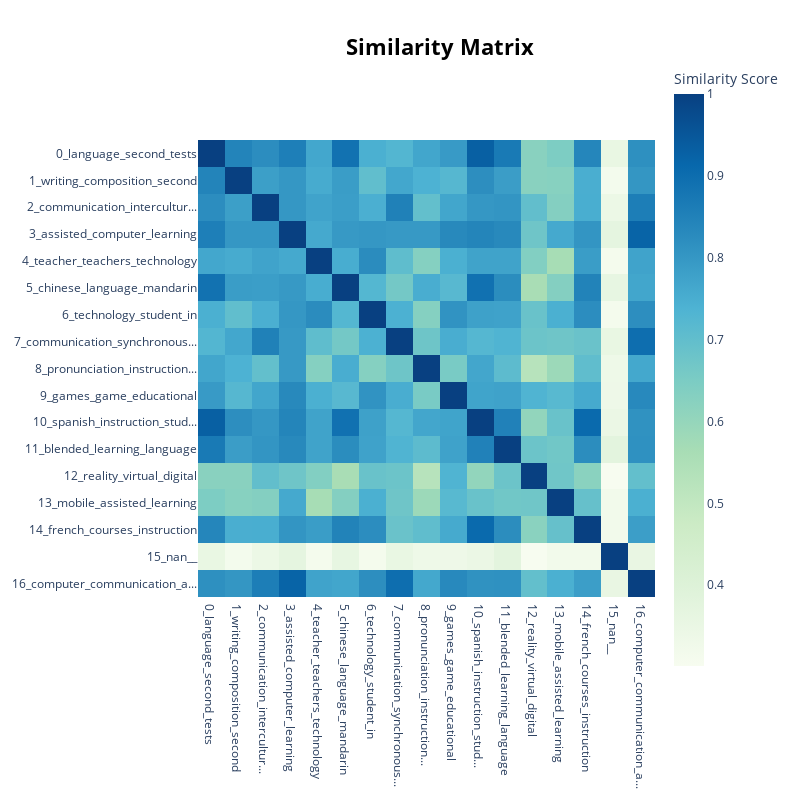

The notebook cell this image was saved under:
### Code cell
model.visualize_heatmap()

### Figure 1 — Plotly figure (JSON) as saved in the notebook; plotly's stock layout.template omitted (floating-point values rounded to 4 significant figures; data arrays with more than 128 entries replaced by an {"elided": "..."} marker saying what was removed)
{"data": [{"coloraxis": "coloraxis", "hovertemplate": "x: %{x}<br>y: %{y}<br>Similarity Score: %{z}<extra></extra>", "name": "0", "type": "heatmap", "x": ["0_language_second_tests", "1_writing_composition_second", "2_communication_intercultur...", "3_assisted_computer_learning", "4_teacher_teachers_technology", "5_chinese_language_mandarin", "6_technology_student_in", "7_communication_synchronous...", "8_pronunciation_instruction...", "9_games_game_educational", "10_spanish_instruction_stud...", "11_blended_learning_language", "12_reality_virtual_digital", "13_mobile_assisted_learning", "14_french_courses_instruction", "15_nan__", "16_computer_communication_a..."], "xaxis": "x", "y": ["0_language_second_tests", "1_writing_composition_second", "2_communication_intercultur...", "3_assisted_computer_learning", "4_teacher_teachers_technology", "5_chinese_language_mandarin", "6_technology_student_in", "7_communication_synchronous...", "8_pronunciation_instruction...", "9_games_game_educational", "10_spanish_instruction_stud...", "11_blended_learning_language", "12_reality_virtual_digital", "13_mobile_assisted_learning", "14_french_courses_instruction", "15_nan__", "16_computer_communication_a..."], "yaxis": "y", "z": {"elided": "17x17 float values"}}], "layout": {"coloraxis": {"colorbar": {"title": {"text": "Similarity Score"}}, "colorscale": [[0, "rgb(247,252,240)"], [0.125, "rgb(224,243,219)"], [0.25, "rgb(204,235,197)"], [0.375, "rgb(168,221,181)"], [0.5, "rgb(123,204,196)"], [0.625, "rgb(78,179,211)"], [0.75, "rgb(43,140,190)"], [0.875, "rgb(8,104,172)"], [1, "rgb(8,64,129)"]]}, "height": 800, "hoverlabel": {"bgcolor": "white", "font": {"family": "Rockwell", "size": 16}}, "legend": {"title": {"text": "Trend"}}, "margin": {"t": 60}, "showlegend": true, "title": {"font": {"color": "Black", "size": 22}, "text": "<b>Similarity Matrix</b>", "x": 0.55, "xanchor": "center", "y": 0.95, "yanchor": "top"}, "width": 800, "xaxis": {"anchor": "y", "constrain": "domain", "domain": [0, 1], "scaleanchor": "y"}, "yaxis": {"anchor": "x", "autorange": "reversed", "constrain": "domain", "domain": [0, 1]}}}
